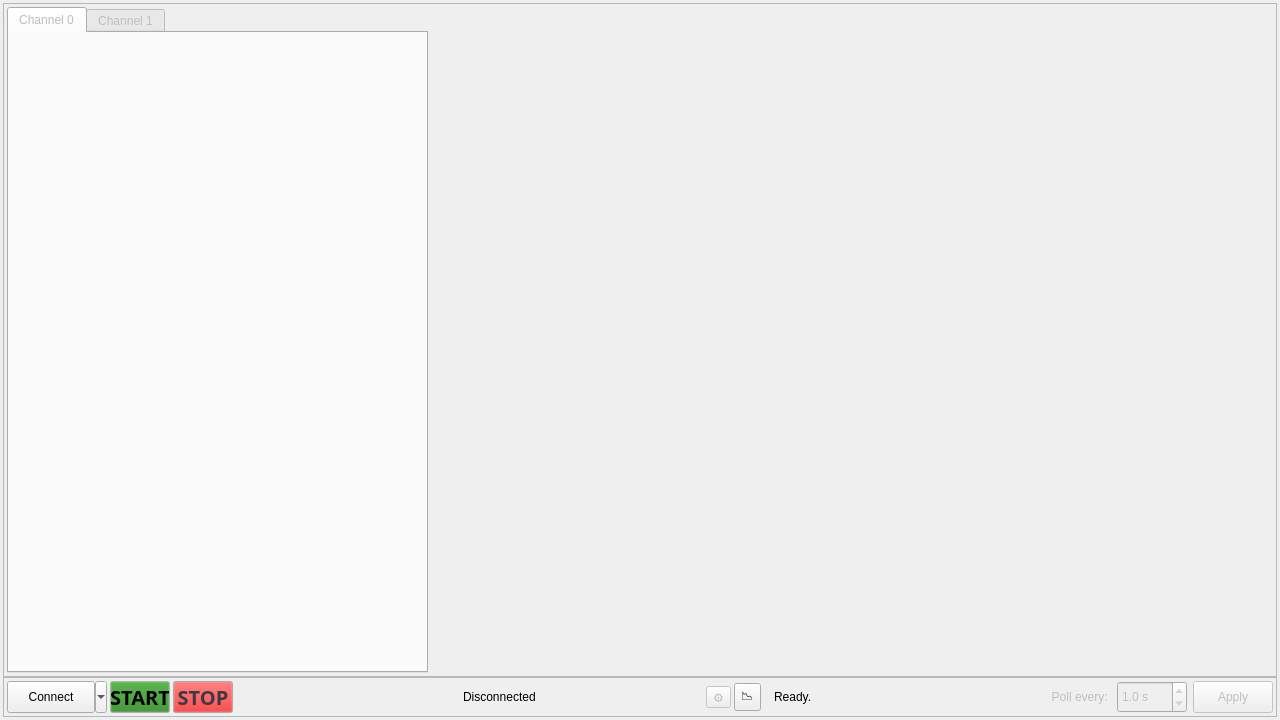
<?xml version="1.0" encoding="UTF-8"?>
<ui version="4.0">
 <class>MainWindow</class>
 <widget class="QMainWindow" name="MainWindow">
  <property name="geometry">
   <rect>
    <x>0</x>
    <y>0</y>
    <width>1280</width>
    <height>720</height>
   </rect>
  </property>
  <property name="minimumSize">
   <size>
    <width>1280</width>
    <height>720</height>
   </size>
  </property>
  <property name="maximumSize">
   <size>
    <width>3840</width>
    <height>2160</height>
   </size>
  </property>
  <property name="windowTitle">
   <string>Thermostat Control Panel</string>
  </property>
  <property name="windowIcon">
   <iconset>
    <normaloff>../resources/artiq.ico</normaloff>../resources/artiq.ico</iconset>
  </property>
  <widget class="QWidget" name="main_widget">
   <property name="sizePolicy">
    <sizepolicy hsizetype="Expanding" vsizetype="Expanding">
     <horstretch>1</horstretch>
     <verstretch>1</verstretch>
    </sizepolicy>
   </property>
   <layout class="QGridLayout" name="gridLayout_2">
    <property name="leftMargin">
     <number>3</number>
    </property>
    <property name="topMargin">
     <number>3</number>
    </property>
    <property name="rightMargin">
     <number>3</number>
    </property>
    <property name="bottomMargin">
     <number>3</number>
    </property>
    <property name="spacing">
     <number>3</number>
    </property>
    <item row="0" column="1">
     <layout class="QVBoxLayout" name="main_layout">
      <property name="spacing">
       <number>0</number>
      </property>
      <item>
       <widget class="QFrame" name="graph_group">
        <property name="enabled">
         <bool>false</bool>
        </property>
        <property name="sizePolicy">
         <sizepolicy hsizetype="Expanding" vsizetype="Expanding">
          <horstretch>1</horstretch>
          <verstretch>1</verstretch>
         </sizepolicy>
        </property>
        <property name="frameShape">
         <enum>QFrame::Shape::StyledPanel</enum>
        </property>
        <property name="frameShadow">
         <enum>QFrame::Shadow::Raised</enum>
        </property>
        <layout class="QGridLayout" name="graphs_layout" rowstretch="1,1" columnstretch="1,1,1" rowminimumheight="100,100" columnminimumwidth="100,100,100">
         <property name="sizeConstraint">
          <enum>QLayout::SizeConstraint::SetDefaultConstraint</enum>
         </property>
         <property name="leftMargin">
          <number>3</number>
         </property>
         <property name="topMargin">
          <number>3</number>
         </property>
         <property name="rightMargin">
          <number>3</number>
         </property>
         <property name="bottomMargin">
          <number>3</number>
         </property>
         <property name="spacing">
          <number>2</number>
         </property>
         <item row="1" column="1">
          <widget class="LivePlotWidget" name="ch1_t_graph" native="true"/>
         </item>
         <item row="0" column="1">
          <widget class="LivePlotWidget" name="ch0_t_graph" native="true"/>
         </item>
         <item row="0" column="2">
          <widget class="LivePlotWidget" name="ch0_i_graph" native="true"/>
         </item>
         <item row="1" column="2">
          <widget class="LivePlotWidget" name="ch1_i_graph" native="true"/>
         </item>
         <item row="0" column="0" rowspan="2">
          <widget class="QTabWidget" name="tabWidget">
           <property name="sizePolicy">
            <sizepolicy hsizetype="Preferred" vsizetype="Preferred">
             <horstretch>0</horstretch>
             <verstretch>0</verstretch>
            </sizepolicy>
           </property>
           <property name="currentIndex">
            <number>0</number>
           </property>
           <widget class="QWidget" name="ch0_tab">
            <property name="sizePolicy">
             <sizepolicy hsizetype="Preferred" vsizetype="Preferred">
              <horstretch>0</horstretch>
              <verstretch>0</verstretch>
             </sizepolicy>
            </property>
            <attribute name="title">
             <string>Channel 0</string>
            </attribute>
            <layout class="QVBoxLayout" name="verticalLayout_2">
             <item>
              <widget class="ParameterTree" name="ch0_tree" native="true">
               <property name="sizePolicy">
                <sizepolicy hsizetype="Preferred" vsizetype="Preferred">
                 <horstretch>0</horstretch>
                 <verstretch>0</verstretch>
                </sizepolicy>
               </property>
              </widget>
             </item>
            </layout>
           </widget>
           <widget class="QWidget" name="ch1_tab">
            <property name="sizePolicy">
             <sizepolicy hsizetype="Preferred" vsizetype="Preferred">
              <horstretch>0</horstretch>
              <verstretch>0</verstretch>
             </sizepolicy>
            </property>
            <attribute name="title">
             <string>Channel 1</string>
            </attribute>
            <layout class="QVBoxLayout" name="verticalLayout">
             <item>
              <widget class="ParameterTree" name="ch1_tree" native="true">
               <property name="sizePolicy">
                <sizepolicy hsizetype="Preferred" vsizetype="Preferred">
                 <horstretch>0</horstretch>
                 <verstretch>0</verstretch>
                </sizepolicy>
               </property>
              </widget>
             </item>
            </layout>
           </widget>
          </widget>
         </item>
        </layout>
       </widget>
      </item>
      <item>
       <widget class="QFrame" name="bottom_settings_group">
        <property name="sizePolicy">
         <sizepolicy hsizetype="Expanding" vsizetype="Fixed">
          <horstretch>0</horstretch>
          <verstretch>0</verstretch>
         </sizepolicy>
        </property>
        <property name="minimumSize">
         <size>
          <width>0</width>
          <height>40</height>
         </size>
        </property>
        <property name="maximumSize">
         <size>
          <width>16777215</width>
          <height>40</height>
         </size>
        </property>
        <property name="frameShape">
         <enum>QFrame::Shape::StyledPanel</enum>
        </property>
        <property name="frameShadow">
         <enum>QFrame::Shadow::Raised</enum>
        </property>
        <layout class="QHBoxLayout" name="horizontalLayout_2">
         <property name="spacing">
          <number>3</number>
         </property>
         <property name="leftMargin">
          <number>3</number>
         </property>
         <property name="topMargin">
          <number>3</number>
         </property>
         <property name="rightMargin">
          <number>3</number>
         </property>
         <property name="bottomMargin">
          <number>3</number>
         </property>
         <item>
          <layout class="QHBoxLayout" name="settings_layout">
           <item>
            <widget class="QToolButton" name="connect_btn">
             <property name="sizePolicy">
              <sizepolicy hsizetype="Fixed" vsizetype="Expanding">
               <horstretch>0</horstretch>
               <verstretch>0</verstretch>
              </sizepolicy>
             </property>
             <property name="minimumSize">
              <size>
               <width>100</width>
               <height>0</height>
              </size>
             </property>
             <property name="maximumSize">
              <size>
               <width>100</width>
               <height>16777215</height>
              </size>
             </property>
             <property name="baseSize">
              <size>
               <width>100</width>
               <height>0</height>
              </size>
             </property>
             <property name="text">
              <string>Connect</string>
             </property>
             <property name="popupMode">
              <enum>QToolButton::ToolButtonPopupMode::MenuButtonPopup</enum>
             </property>
             <property name="toolButtonStyle">
              <enum>Qt::ToolButtonStyle::ToolButtonFollowStyle</enum>
             </property>
            </widget>
           </item>
           <item>
            <widget class="QPushButton" name="start_btn">
             <property name="enabled">
              <bool>true</bool>
             </property>
             <property name="sizePolicy">
              <sizepolicy hsizetype="Maximum" vsizetype="Fixed">
               <horstretch>0</horstretch>
               <verstretch>0</verstretch>
              </sizepolicy>
             </property>
             <property name="minimumSize">
              <size>
               <width>0</width>
               <height>30</height>
              </size>
             </property>
             <property name="maximumSize">
              <size>
               <width>60</width>
               <height>16777213</height>
              </size>
             </property>
             <property name="palette">
              <palette>
               <active>
                <colorrole role="WindowText">
                 <brush brushstyle="SolidPattern">
                  <color alpha="255">
                   <red>0</red>
                   <green>0</green>
                   <blue>0</blue>
                  </color>
                 </brush>
                </colorrole>
                <colorrole role="Button">
                 <brush brushstyle="SolidPattern">
                  <color alpha="255">
                   <red>41</red>
                   <green>135</green>
                   <blue>29</blue>
                  </color>
                 </brush>
                </colorrole>
                <colorrole role="Light">
                 <brush brushstyle="SolidPattern">
                  <color alpha="255">
                   <red>255</red>
                   <green>255</green>
                   <blue>255</blue>
                  </color>
                 </brush>
                </colorrole>
                <colorrole role="Midlight">
                 <brush brushstyle="SolidPattern">
                  <color alpha="255">
                   <red>252</red>
                   <green>252</green>
                   <blue>251</blue>
                  </color>
                 </brush>
                </colorrole>
                <colorrole role="Dark">
                 <brush brushstyle="SolidPattern">
                  <color alpha="255">
                   <red>222</red>
                   <green>221</green>
                   <blue>218</blue>
                  </color>
                 </brush>
                </colorrole>
                <colorrole role="Mid">
                 <brush brushstyle="SolidPattern">
                  <color alpha="255">
                   <red>250</red>
                   <green>249</green>
                   <blue>248</blue>
                  </color>
                 </brush>
                </colorrole>
                <colorrole role="Text">
                 <brush brushstyle="SolidPattern">
                  <color alpha="255">
                   <red>0</red>
                   <green>0</green>
                   <blue>0</blue>
                  </color>
                 </brush>
                </colorrole>
                <colorrole role="BrightText">
                 <brush brushstyle="SolidPattern">
                  <color alpha="255">
                   <red>255</red>
                   <green>255</green>
                   <blue>255</blue>
                  </color>
                 </brush>
                </colorrole>
                <colorrole role="ButtonText">
                 <brush brushstyle="SolidPattern">
                  <color alpha="255">
                   <red>255</red>
                   <green>255</green>
                   <blue>255</blue>
                  </color>
                 </brush>
                </colorrole>
                <colorrole role="Base">
                 <brush brushstyle="SolidPattern">
                  <color alpha="255">
                   <red>255</red>
                   <green>255</green>
                   <blue>255</blue>
                  </color>
                 </brush>
                </colorrole>
                <colorrole role="Window">
                 <brush brushstyle="SolidPattern">
                  <color alpha="255">
                   <red>250</red>
                   <green>249</green>
                   <blue>248</blue>
                  </color>
                 </brush>
                </colorrole>
                <colorrole role="Shadow">
                 <brush brushstyle="SolidPattern">
                  <color alpha="255">
                   <red>0</red>
                   <green>0</green>
                   <blue>0</blue>
                  </color>
                 </brush>
                </colorrole>
                <colorrole role="AlternateBase">
                 <brush brushstyle="SolidPattern">
                  <color alpha="255">
                   <red>252</red>
                   <green>252</green>
                   <blue>251</blue>
                  </color>
                 </brush>
                </colorrole>
                <colorrole role="ToolTipBase">
                 <brush brushstyle="SolidPattern">
                  <color alpha="255">
                   <red>255</red>
                   <green>255</green>
                   <blue>220</blue>
                  </color>
                 </brush>
                </colorrole>
                <colorrole role="ToolTipText">
                 <brush brushstyle="SolidPattern">
                  <color alpha="255">
                   <red>0</red>
                   <green>0</green>
                   <blue>0</blue>
                  </color>
                 </brush>
                </colorrole>
                <colorrole role="PlaceholderText">
                 <brush brushstyle="SolidPattern">
                  <color alpha="127">
                   <red>0</red>
                   <green>0</green>
                   <blue>0</blue>
                  </color>
                 </brush>
                </colorrole>
                <colorrole role="Accent">
                 <brush brushstyle="SolidPattern">
                  <color alpha="255">
                   <red>255</red>
                   <green>255</green>
                   <blue>255</blue>
                  </color>
                 </brush>
                </colorrole>
               </active>
               <inactive>
                <colorrole role="WindowText">
                 <brush brushstyle="SolidPattern">
                  <color alpha="255">
                   <red>0</red>
                   <green>0</green>
                   <blue>0</blue>
                  </color>
                 </brush>
                </colorrole>
                <colorrole role="Button">
                 <brush brushstyle="SolidPattern">
                  <color alpha="255">
                   <red>41</red>
                   <green>135</green>
                   <blue>29</blue>
                  </color>
                 </brush>
                </colorrole>
                <colorrole role="Light">
                 <brush brushstyle="SolidPattern">
                  <color alpha="255">
                   <red>255</red>
                   <green>255</green>
                   <blue>255</blue>
                  </color>
                 </brush>
                </colorrole>
                <colorrole role="Midlight">
                 <brush brushstyle="SolidPattern">
                  <color alpha="255">
                   <red>252</red>
                   <green>252</green>
                   <blue>251</blue>
                  </color>
                 </brush>
                </colorrole>
                <colorrole role="Dark">
                 <brush brushstyle="SolidPattern">
                  <color alpha="255">
                   <red>222</red>
                   <green>221</green>
                   <blue>218</blue>
                  </color>
                 </brush>
                </colorrole>
                <colorrole role="Mid">
                 <brush brushstyle="SolidPattern">
                  <color alpha="255">
                   <red>250</red>
                   <green>249</green>
                   <blue>248</blue>
                  </color>
                 </brush>
                </colorrole>
                <colorrole role="Text">
                 <brush brushstyle="SolidPattern">
                  <color alpha="255">
                   <red>0</red>
                   <green>0</green>
                   <blue>0</blue>
                  </color>
                 </brush>
                </colorrole>
                <colorrole role="BrightText">
                 <brush brushstyle="SolidPattern">
                  <color alpha="255">
                   <red>255</red>
                   <green>255</green>
                   <blue>255</blue>
                  </color>
                 </brush>
                </colorrole>
                <colorrole role="ButtonText">
                 <brush brushstyle="SolidPattern">
                  <color alpha="255">
                   <red>0</red>
                   <green>0</green>
                   <blue>0</blue>
                  </color>
                 </brush>
                </colorrole>
                <colorrole role="Base">
                 <brush brushstyle="SolidPattern">
                  <color alpha="255">
                   <red>255</red>
                   <green>255</green>
                   <blue>255</blue>
                  </color>
                 </brush>
                </colorrole>
                <colorrole role="Window">
                 <brush brushstyle="SolidPattern">
                  <color alpha="255">
                   <red>250</red>
                   <green>249</green>
                   <blue>248</blue>
                  </color>
                 </brush>
                </colorrole>
                <colorrole role="Shadow">
                 <brush brushstyle="SolidPattern">
                  <color alpha="255">
                   <red>0</red>
                   <green>0</green>
                   <blue>0</blue>
                  </color>
                 </brush>
                </colorrole>
                <colorrole role="AlternateBase">
                 <brush brushstyle="SolidPattern">
                  <color alpha="255">
                   <red>252</red>
                   <green>252</green>
                   <blue>251</blue>
                  </color>
                 </brush>
                </colorrole>
                <colorrole role="ToolTipBase">
                 <brush brushstyle="SolidPattern">
                  <color alpha="255">
                   <red>255</red>
                   <green>255</green>
                   <blue>220</blue>
                  </color>
                 </brush>
                </colorrole>
                <colorrole role="ToolTipText">
                 <brush brushstyle="SolidPattern">
                  <color alpha="255">
                   <red>0</red>
                   <green>0</green>
                   <blue>0</blue>
                  </color>
                 </brush>
                </colorrole>
                <colorrole role="PlaceholderText">
                 <brush brushstyle="SolidPattern">
                  <color alpha="127">
                   <red>0</red>
                   <green>0</green>
                   <blue>0</blue>
                  </color>
                 </brush>
                </colorrole>
                <colorrole role="Accent">
                 <brush brushstyle="SolidPattern">
                  <color alpha="255">
                   <red>255</red>
                   <green>255</green>
                   <blue>255</blue>
                  </color>
                 </brush>
                </colorrole>
               </inactive>
               <disabled>
                <colorrole role="WindowText">
                 <brush brushstyle="SolidPattern">
                  <color alpha="255">
                   <red>125</red>
                   <green>125</green>
                   <blue>124</blue>
                  </color>
                 </brush>
                </colorrole>
                <colorrole role="Button">
                 <brush brushstyle="SolidPattern">
                  <color alpha="255">
                   <red>9</red>
                   <green>64</green>
                   <blue>4</blue>
                  </color>
                 </brush>
                </colorrole>
                <colorrole role="Light">
                 <brush brushstyle="SolidPattern">
                  <color alpha="255">
                   <red>255</red>
                   <green>255</green>
                   <blue>255</blue>
                  </color>
                 </brush>
                </colorrole>
                <colorrole role="Midlight">
                 <brush brushstyle="SolidPattern">
                  <color alpha="255">
                   <red>252</red>
                   <green>252</green>
                   <blue>251</blue>
                  </color>
                 </brush>
                </colorrole>
                <colorrole role="Dark">
                 <brush brushstyle="SolidPattern">
                  <color alpha="255">
                   <red>222</red>
                   <green>221</green>
                   <blue>218</blue>
                  </color>
                 </brush>
                </colorrole>
                <colorrole role="Mid">
                 <brush brushstyle="SolidPattern">
                  <color alpha="255">
                   <red>250</red>
                   <green>249</green>
                   <blue>248</blue>
                  </color>
                 </brush>
                </colorrole>
                <colorrole role="Text">
                 <brush brushstyle="SolidPattern">
                  <color alpha="255">
                   <red>125</red>
                   <green>125</green>
                   <blue>124</blue>
                  </color>
                 </brush>
                </colorrole>
                <colorrole role="BrightText">
                 <brush brushstyle="SolidPattern">
                  <color alpha="255">
                   <red>255</red>
                   <green>255</green>
                   <blue>255</blue>
                  </color>
                 </brush>
                </colorrole>
                <colorrole role="ButtonText">
                 <brush brushstyle="SolidPattern">
                  <color alpha="255">
                   <red>36</red>
                   <green>31</green>
                   <blue>49</blue>
                  </color>
                 </brush>
                </colorrole>
                <colorrole role="Base">
                 <brush brushstyle="SolidPattern">
                  <color alpha="255">
                   <red>250</red>
                   <green>249</green>
                   <blue>248</blue>
                  </color>
                 </brush>
                </colorrole>
                <colorrole role="Window">
                 <brush brushstyle="SolidPattern">
                  <color alpha="255">
                   <red>250</red>
                   <green>249</green>
                   <blue>248</blue>
                  </color>
                 </brush>
                </colorrole>
                <colorrole role="Shadow">
                 <brush brushstyle="SolidPattern">
                  <color alpha="255">
                   <red>0</red>
                   <green>0</green>
                   <blue>0</blue>
                  </color>
                 </brush>
                </colorrole>
                <colorrole role="AlternateBase">
                 <brush brushstyle="SolidPattern">
                  <color alpha="255">
                   <red>250</red>
                   <green>249</green>
                   <blue>248</blue>
                  </color>
                 </brush>
                </colorrole>
                <colorrole role="ToolTipBase">
                 <brush brushstyle="SolidPattern">
                  <color alpha="255">
                   <red>255</red>
                   <green>255</green>
                   <blue>220</blue>
                  </color>
                 </brush>
                </colorrole>
                <colorrole role="ToolTipText">
                 <brush brushstyle="SolidPattern">
                  <color alpha="255">
                   <red>0</red>
                   <green>0</green>
                   <blue>0</blue>
                  </color>
                 </brush>
                </colorrole>
                <colorrole role="PlaceholderText">
                 <brush brushstyle="SolidPattern">
                  <color alpha="127">
                   <red>125</red>
                   <green>125</green>
                   <blue>124</blue>
                  </color>
                 </brush>
                </colorrole>
                <colorrole role="Accent">
                 <brush brushstyle="SolidPattern">
                  <color alpha="255">
                   <red>255</red>
                   <green>255</green>
                   <blue>255</blue>
                  </color>
                 </brush>
                </colorrole>
               </disabled>
              </palette>
             </property>
             <property name="font">
              <font>
               <family>Unifont</family>
               <pointsize>15</pointsize>
               <bold>true</bold>
              </font>
             </property>
             <property name="contextMenuPolicy">
              <enum>Qt::ContextMenuPolicy::NoContextMenu</enum>
             </property>
             <property name="text">
              <string>START</string>
             </property>
            </widget>
           </item>
           <item>
            <widget class="QPushButton" name="stop_btn">
             <property name="enabled">
              <bool>true</bool>
             </property>
             <property name="minimumSize">
              <size>
               <width>0</width>
               <height>30</height>
              </size>
             </property>
             <property name="maximumSize">
              <size>
               <width>60</width>
               <height>16777215</height>
              </size>
             </property>
             <property name="palette">
              <palette>
               <active>
                <colorrole role="Button">
                 <brush brushstyle="SolidPattern">
                  <color alpha="255">
                   <red>232</red>
                   <green>12</green>
                   <blue>12</blue>
                  </color>
                 </brush>
                </colorrole>
                <colorrole role="Light">
                 <brush brushstyle="SolidPattern">
                  <color alpha="255">
                   <red>224</red>
                   <green>27</green>
                   <blue>36</blue>
                  </color>
                 </brush>
                </colorrole>
                <colorrole role="ButtonText">
                 <brush brushstyle="SolidPattern">
                  <color alpha="255">
                   <red>255</red>
                   <green>255</green>
                   <blue>255</blue>
                  </color>
                 </brush>
                </colorrole>
                <colorrole role="Highlight">
                 <brush brushstyle="SolidPattern">
                  <color alpha="255">
                   <red>224</red>
                   <green>27</green>
                   <blue>36</blue>
                  </color>
                 </brush>
                </colorrole>
               </active>
               <inactive>
                <colorrole role="Button">
                 <brush brushstyle="SolidPattern">
                  <color alpha="255">
                   <red>232</red>
                   <green>12</green>
                   <blue>12</blue>
                  </color>
                 </brush>
                </colorrole>
                <colorrole role="ButtonText">
                 <brush brushstyle="SolidPattern">
                  <color alpha="255">
                   <red>61</red>
                   <green>56</green>
                   <blue>70</blue>
                  </color>
                 </brush>
                </colorrole>
               </inactive>
               <disabled>
                <colorrole role="Button">
                 <brush brushstyle="SolidPattern">
                  <color alpha="255">
                   <red>94</red>
                   <green>10</green>
                   <blue>10</blue>
                  </color>
                 </brush>
                </colorrole>
                <colorrole role="ButtonText">
                 <brush brushstyle="SolidPattern">
                  <color alpha="255">
                   <red>61</red>
                   <green>56</green>
                   <blue>70</blue>
                  </color>
                 </brush>
                </colorrole>
               </disabled>
              </palette>
             </property>
             <property name="font">
              <font>
               <family>Unifont</family>
               <pointsize>15</pointsize>
               <bold>true</bold>
              </font>
             </property>
             <property name="contextMenuPolicy">
              <enum>Qt::ContextMenuPolicy::NoContextMenu</enum>
             </property>
             <property name="text">
              <string>STOP</string>
             </property>
            </widget>
           </item>
           <item>
            <spacer name="horizontalSpacer_2">
             <property name="orientation">
              <enum>Qt::Orientation::Horizontal</enum>
             </property>
             <property name="sizeHint" stdset="0">
              <size>
               <width>40</width>
               <height>20</height>
              </size>
             </property>
            </spacer>
           </item>
           <item>
            <widget class="QLabel" name="status_lbl">
             <property name="sizePolicy">
              <sizepolicy hsizetype="Fixed" vsizetype="Expanding">
               <horstretch>0</horstretch>
               <verstretch>0</verstretch>
              </sizepolicy>
             </property>
             <property name="minimumSize">
              <size>
               <width>240</width>
               <height>0</height>
              </size>
             </property>
             <property name="maximumSize">
              <size>
               <width>120</width>
               <height>16777215</height>
              </size>
             </property>
             <property name="baseSize">
              <size>
               <width>120</width>
               <height>50</height>
              </size>
             </property>
             <property name="text">
              <string>Disconnected</string>
             </property>
            </widget>
           </item>
           <item>
            <widget class="QToolButton" name="thermostat_settings">
             <property name="enabled">
              <bool>false</bool>
             </property>
             <property name="text">
              <string notr="true">⚙</string>
             </property>
             <property name="popupMode">
              <enum>QToolButton::ToolButtonPopupMode::InstantPopup</enum>
             </property>
            </widget>
           </item>
           <item>
            <widget class="QToolButton" name="plot_settings">
             <property name="toolTip">
              <string>Plot Settings</string>
             </property>
             <property name="text">
              <string>📉</string>
             </property>
             <property name="popupMode">
              <enum>QToolButton::ToolButtonPopupMode::InstantPopup</enum>
             </property>
            </widget>
           </item>
           <item>
            <widget class="QLabel" name="limits_warning">
             <property name="toolTipDuration">
              <number>1000000000</number>
             </property>
            </widget>
           </item>
           <item>
            <widget class="QLabel" name="background_task_lbl">
             <property name="text">
              <string>Ready.</string>
             </property>
            </widget>
           </item>
           <item>
            <widget class="QtWaitingSpinner" name="loading_spinner" native="true"/>
           </item>
           <item>
            <spacer name="horizontalSpacer">
             <property name="orientation">
              <enum>Qt::Orientation::Horizontal</enum>
             </property>
             <property name="sizeHint" stdset="0">
              <size>
               <width>40</width>
               <height>20</height>
              </size>
             </property>
            </spacer>
           </item>
           <item>
            <widget class="QWidget" name="report_group" native="true">
             <property name="enabled">
              <bool>false</bool>
             </property>
             <property name="sizePolicy">
              <sizepolicy hsizetype="Minimum" vsizetype="Expanding">
               <horstretch>0</horstretch>
               <verstretch>0</verstretch>
              </sizepolicy>
             </property>
             <property name="minimumSize">
              <size>
               <width>40</width>
               <height>0</height>
              </size>
             </property>
             <layout class="QHBoxLayout" name="horizontalLayout_4">
              <property name="spacing">
               <number>0</number>
              </property>
              <property name="leftMargin">
               <number>0</number>
              </property>
              <property name="topMargin">
               <number>0</number>
              </property>
              <property name="rightMargin">
               <number>0</number>
              </property>
              <property name="bottomMargin">
               <number>0</number>
              </property>
              <item>
               <layout class="QHBoxLayout" name="report_layout" stretch="0,1,1">
                <property name="spacing">
                 <number>6</number>
                </property>
                <property name="sizeConstraint">
                 <enum>QLayout::SizeConstraint::SetDefaultConstraint</enum>
                </property>
                <property name="leftMargin">
                 <number>0</number>
                </property>
                <item>
                 <widget class="QLabel" name="report_lbl">
                  <property name="text">
                   <string>Poll every: </string>
                  </property>
                  <property name="alignment">
                   <set>Qt::AlignmentFlag::AlignRight|Qt::AlignmentFlag::AlignTrailing|Qt::AlignmentFlag::AlignVCenter</set>
                  </property>
                 </widget>
                </item>
                <item>
                 <widget class="QDoubleSpinBox" name="report_refresh_spin">
                  <property name="sizePolicy">
                   <sizepolicy hsizetype="Fixed" vsizetype="Expanding">
                    <horstretch>0</horstretch>
                    <verstretch>0</verstretch>
                   </sizepolicy>
                  </property>
                  <property name="minimumSize">
                   <size>
                    <width>70</width>
                    <height>0</height>
                   </size>
                  </property>
                  <property name="maximumSize">
                   <size>
                    <width>70</width>
                    <height>16777215</height>
                   </size>
                  </property>
                  <property name="baseSize">
                   <size>
                    <width>70</width>
                    <height>0</height>
                   </size>
                  </property>
                  <property name="suffix">
                   <string> s</string>
                  </property>
                  <property name="decimals">
                   <number>1</number>
                  </property>
                  <property name="minimum">
                   <double>0.100000000000000</double>
                  </property>
                  <property name="singleStep">
                   <double>0.100000000000000</double>
                  </property>
                  <property name="stepType">
                   <enum>QAbstractSpinBox::StepType::AdaptiveDecimalStepType</enum>
                  </property>
                  <property name="value">
                   <double>1.000000000000000</double>
                  </property>
                 </widget>
                </item>
                <item>
                 <widget class="QPushButton" name="report_apply_btn">
                  <property name="sizePolicy">
                   <sizepolicy hsizetype="Fixed" vsizetype="Expanding">
                    <horstretch>0</horstretch>
                    <verstretch>0</verstretch>
                   </sizepolicy>
                  </property>
                  <property name="minimumSize">
                   <size>
                    <width>80</width>
                    <height>0</height>
                   </size>
                  </property>
                  <property name="maximumSize">
                   <size>
                    <width>80</width>
                    <height>16777215</height>
                   </size>
                  </property>
                  <property name="baseSize">
                   <size>
                    <width>80</width>
                    <height>0</height>
                   </size>
                  </property>
                  <property name="text">
                   <string>Apply</string>
                  </property>
                 </widget>
                </item>
               </layout>
              </item>
             </layout>
            </widget>
           </item>
          </layout>
         </item>
        </layout>
       </widget>
      </item>
     </layout>
    </item>
   </layout>
  </widget>
 </widget>
 <customwidgets>
  <customwidget>
   <class>ParameterTree</class>
   <extends>QWidget</extends>
   <header>pyqtgraph.parametertree</header>
   <container>1</container>
  </customwidget>
  <customwidget>
   <class>LivePlotWidget</class>
   <extends>QWidget</extends>
   <header>pglive.sources.live_plot_widget</header>
   <container>1</container>
  </customwidget>
  <customwidget>
   <class>QtWaitingSpinner</class>
   <extends>QWidget</extends>
   <header>pythermostat.gui.view.waitingspinnerwidget</header>
   <container>1</container>
  </customwidget>
 </customwidgets>
 <resources/>
 <connections/>
</ui>
